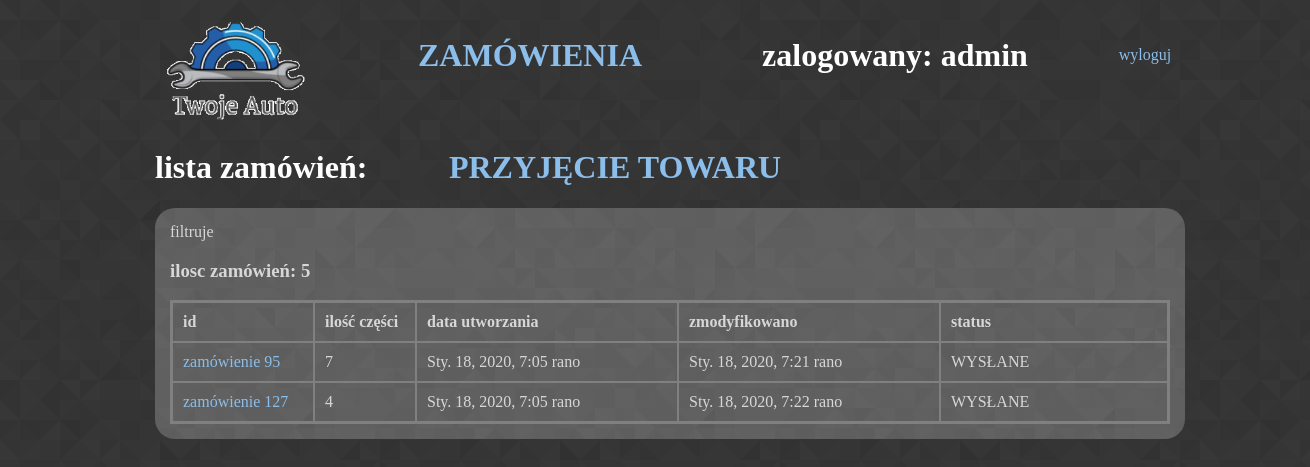
Before: /magazyn (signed in) with the older database file.
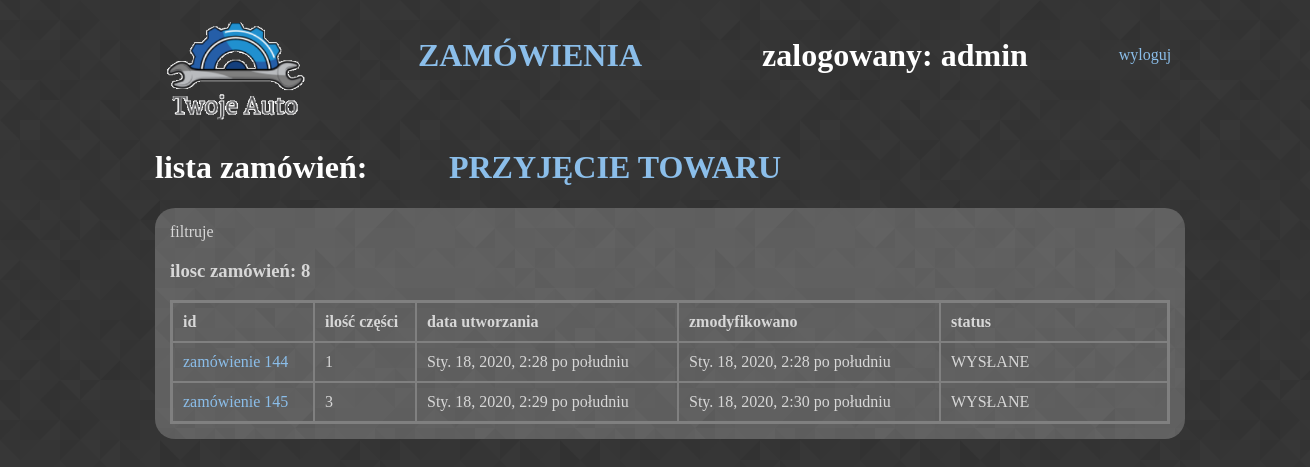
After: the same page with the newer database file.
### koszyk/models.py (models this page shows)
class Cart(models.Model):
    products = models.ManyToManyField(Produkty, blank=True)
    total = models.DecimalField(max_digits=10, decimal_places=2, null=True, blank=True,default=0)
    Statusy = models.TextChoices('Statusy', 'NOWE ZAPISANE WYSŁANE GOTOWE BRAK_MOŻLIWOŚCI_REALIZACJI ZREALIZOWANE ARCHIWALNE')
    Statusy_m = models.TextChoices('Statusy_m','WYSŁANE GOTOWE BRAK_MOŻLIWOŚCI_REALIZACJI')
    status = models.CharField(default='NOWE', blank=0, choices=Statusy.choices, max_length=30)
    created_at = models.DateTimeField(auto_now_add=True)
    updated_at = models.DateTimeField(auto_now=True)
    class Meta:
        verbose_name = "Zamówienie"
        verbose_name_plural = "Zamówienia"

### koszyk/views.py (the view)
# urls.py: path('magazyn', magazyn, name='magazyn'),
def magazyn(request):
    czy_sprzedawca = request.user.groups.filter(name='Sprzedawca').exists()
    if czy_sprzedawca: #request.user.groups.filter(name='Sprzedawca').exists():
        status_filtr = Cart.objects.all()
    else:
        status_filtr = Cart.objects.filter(status__iexact="WYSŁANE")
    form_f = Status_f(request.POST or None)
    all_carts = Cart.objects.all()
    last_cart = Cart.objects.last()
    count_carts = Cart.objects.count()
    context = {"czy_sprzedawca": czy_sprzedawca, "all_carts": all_carts,
               "last_cart": last_cart, 'count_carts': count_carts,
               "status_filtr": status_filtr, "form_f": form_f}
    template = "cart/carts.html"
    return render(request, template, context)

### produkty/templates/cart/carts.html (shortened to what this page needs)
{% extends 'cart/baza_magazyn.html' %}
{% block content %}
<div id = "content">
    {% if status_filtr %}
    filtruje
    {% else %}
    nie filtruje
    {% endif %}
        {% if all_carts %}
        <h3>ilosc zamówień: {{ count_carts }}</h3>
        <table style="width:100%">
        <tr>
            <th style="width:120px">id</th>
            <th style="width:80px">ilość części</th>
            <th style="width:240px">data utworzania</th>
            <th style="width:240px">zmodyfikowano</th>
            <th>
                {% if czy_sprzedawca %}
                <form label="" method="POST" action="filtruj"> {% csrf_token %}
                    {{ form_f.as_p }}
                </form>
                {% else %}
                status
                {% endif %}
            </th>
        </tr>
    {% for c in status_filtr %}
        <tr>
            <td><a href= " {% url 'cart_nr' c.id  %} " >zamówienie {{c.id}}</a></td>
            <td>{{ c.products.count }}</td>
            <td>{{ c.created_at }}</td>
            <td>{{ c.updated_at }}</td>
            <td>{{ c.status }}</td>
        </tr>
    {% endfor %}
    </table>
        {% else %}
        <h2>brak zamówień</h2>
        {% endif %}
</div>
{% endblock %}

Changed rows visible on the page:
no longer on this page (row edited): Cart: id "95", products.count "7", created_at "Sty. 18, 2020, 7:05 rano", updated_at "Sty. 18, 2020, 7:21 rano", status "WYSŁANE"
removed Cart: id "127", products.count "4", created_at "Sty. 18, 2020, 7:05 rano", updated_at "Sty. 18, 2020, 7:22 rano", status "WYSŁANE"
added Cart: id "144", products.count "1", created_at "Sty. 18, 2020, 2:28 po południu", updated_at "Sty. 18, 2020, 2:28 po południu", status "WYSŁANE"
added Cart: id "145", products.count "3", created_at "Sty. 18, 2020, 2:29 po południu", updated_at "Sty. 18, 2020, 2:30 po południu", status "WYSŁANE"
Other visible differences:
{{ count_carts }}: "5" → "8"
